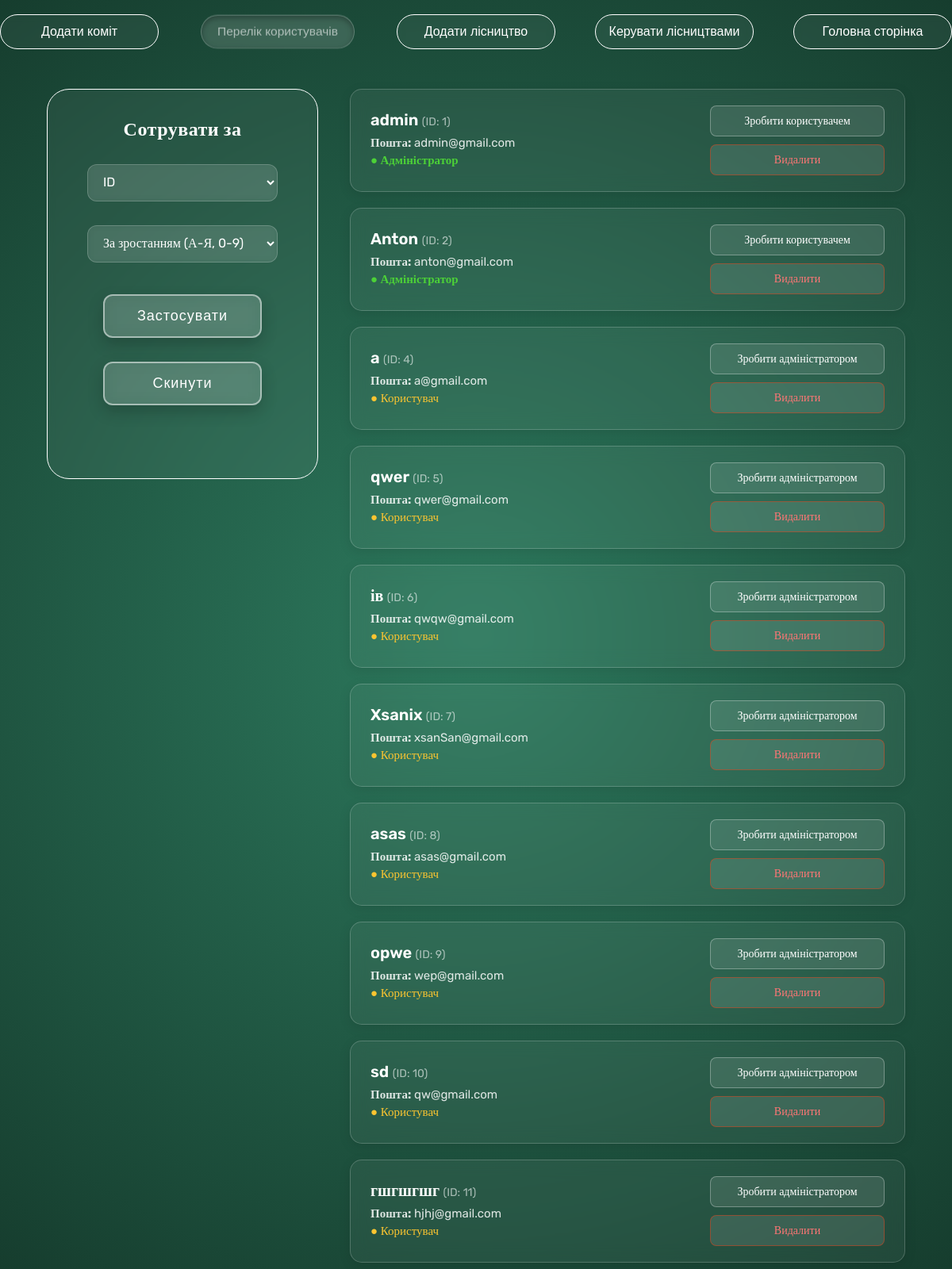
/all_users (signed in), run on the app's committed database.
### DB.py (models this page shows, shortened)
class User(UserMixin, db.Model):
    id = db.Column(db.Integer, primary_key=True)
    isAdmin = db.Column(db.Boolean, default=False)
    username = db.Column(db.String(150), unique=True, nullable=False)
    gmail = db.Column(db.String(150), unique=True, nullable=False)
    password_hash = db.Column(db.String(256), nullable=False)

### app.py (the view)
@app.route('/all_users', methods=['POST', 'GET'])
@login_required
@admin_required
def all_users():
    sort_by = request.args.get('sort', 'id')
    order = request.args.get('order', 'asc')
    valid_columns = ['id', 'username', 'gmail', 'isAdmin']
    if sort_by in valid_columns:
        column = getattr(User, sort_by)
        if order == 'desc':
            users = User.query.order_by(column.desc()).all()
        else:
            users = User.query.order_by(column.asc()).all()
    else:
        users = User.query.all()
    return render_template('all_user.html', users=users)

### app.py (called while the page is built)
@login_manager.user_loader
def load_user(user_id):
    return User.query.get(int(user_id))

### templates/all_user.html (shortened to what this page needs)
<!DOCTYPE html>
<html lang="en">
<head>
    <link rel="stylesheet" href="{{ url_for('static', filename='styles/admin-style.css') }}">
    <link rel="stylesheet" href="{{ url_for('static', filename='styles/btn-style.css')}}">
</head>
<body style="background: radial-gradient(circle at center, #2d7a5e 0%, #163d2e 100%);">
    <header>
        <a style="text-decoration: none;" href="{{ url_for('comits')}}"><button class="glass-button-white">Додати коміт</button></a>
        <a style="text-decoration: none;" href="{{ url_for('all_users') }}"><button class="glass-button-white active">Перелік користувачів</button></a>
        <a style="text-decoration: none;" href="{{ url_for('admin') }}"><button class="glass-button-white">Додати лісництво</button></a>
        <a style="text-decoration: none;" href="{{ url_for('change') }}"><button class="glass-button-white">Керувати лісництвами</button></a>
        <a style="text-decoration: none;" href="{{ url_for('main') }}"><button class="glass-button-white">Головна сторінка</button></a>
    </header>
    <div style="display: flex; justify-content: center; width: 100%; gap: 40px;">
        <div class="input-box box-litel" style="height: 450px; margin-top: 50px; position: sticky; top: 100px;">
            <h1 style="text-align: center;">Сотрувати за</h1>
            <form style="display: flex; flex-direction: column; align-items: center; margin-top: 10px;" action="{{ url_for('all_users') }}" method="GET">
                <div style="display: flex; flex-direction: column; align-items: center; justify-content: center; gap: 30px;">
                    <select name="sort" id="sort" class="input-box">
                        <option value="id" {% if request.args.get('sort') == 'id' %}selected{% endif %}>ID</option>
                    </select>
                    <select name="order" id="order" class="input-box">
                        <option value="asc" {% if request.args.get('order') == 'asc' %}selected{% endif %}>За зростанням (А-Я, 0-9)</option>
                    </select>
                </div>
                <div style="display: flex; flex-direction: column; align-items: center; gap: 30px;">
                    <button type="submit" class="submit-btn">Застосувати</button>
                    <a href="{{ url_for('all_users') }}"><button type="button" class="submit-btn">Скинути</button></a>
                </div>
            </form>
        </div>
        <main class="users-container">
            {% for user in users %}
            <div class="user-card">
                <div class="user-info">
                    <h3>{{ user.username }} <span style="font-size: 14px; font-weight: normal; opacity: 0.6;">(ID: {{ user.id }})</span></h3>
                    <p><strong>Пошта:</strong> {{ user.gmail }}</p>
                    {% if user.isAdmin %}
                        <p class="status-admin">● Адміністратор</p>
                    {% else %}
                        <p class="status-user">● Користувач</p>
                    {% endif %}
                </div>
                <div class="user-actions">
                    <form action="{{ url_for('toggle_admin', id=user.id) }}" method="POST" style="margin: 0;">
                        <button type="submit" class="action-btn" onclick="return confirm('Ви впевнені?')">
                            {% if user.isAdmin %}
                                Зробити користувачем
                            {% else %}
                                Зробити адміністратором
                            {% endif %}
                        </button>
                    </form>
                    <form action="{{ url_for('delete_user', id=user.id) }}" method="POST" style="margin: 0;">
                        <button type="submit" class="action-btn delete-btn" onclick="return confirm('Ви впевнені?')">Видалити</button>
                    </form>
                </div>
            </div>
            {% endfor %}
        </main>
    </div>
</body>
</html>

### static/styles/admin-style.css (style rules this page uses)
body { font-family: "Rubik"; }
header { top: 0px; position: sticky; display: flex; justify-content: center; gap: 50px; z-index: 200; }
h1 { font-size: 24px; color: #fff; margin-bottom: 10px; letter-spacing: 0.5px; }
form { margin-top: 80px; display: flex; justify-content: center; gap: 40px; }
.input-box { display: flex; flex-direction: column; gap: 10px; padding: 20px; background: rgba(255, 255, 255, 0.05); backdrop-filter: blur(5px); -webkit-backdrop-filter: blur(5px); border: 1px solid rgb(255, 255, 255); color: #fff; border-radius: 28px; font-size: 16px; font-weight: 400; }
.box-litel { width: 300px; }
.input-box input, .input-box select { width: 100%; box-sizing: border-box; padding: 12px 15px; background: rgba(255, 255, 255, 0.1); border: 1px solid rgba(255, 255, 255, 0.2); border-radius: 12px; color: #ffffff; font-size: 16px; font-family: inherit; outline: none; transition: all 0.3s ease; }
.input-box select option { background-color: #163d2e; color: #ffffff; }
.users-container { display: flex; flex-direction: column; gap: 20px; width: 100%; max-width: 700px; margin-top: 50px; }
.user-card { background: rgba(255, 255, 255, 0.05); backdrop-filter: blur(10px); -webkit-backdrop-filter: blur(10px); border: 1px solid rgba(255, 255, 255, 0.2); border-radius: 15px; padding: 20px 25px; color: white; display: flex; justify-content: space-between; align-items: center; box-shadow: 0 4px 15px rgba(0, 0, 0, 0.1); transition: transform 0.3s ease, background 0.3s ease; }
.user-info h3 { margin: 0 0 8px 0; font-size: 20px; font-weight: 600; }
.user-info p { margin: 4px 0; font-size: 15px; color: rgba(255, 255, 255, 0.85); }
.status-admin { color: #4cd137 !important; font-weight: 600; }
.status-user { color: #fbc531 !important; }
.user-actions { display: flex; flex-direction: column; gap: 10px; min-width: 220px; }
.action-btn { width: 100%; padding: 10px 15px; border-radius: 8px; border: 1px solid rgba(255, 255, 255, 0.3); background: rgba(255, 255, 255, 0.1); color: white; cursor: pointer; transition: all 0.3s ease; font-family: inherit; font-size: 14px; }
.delete-btn { border-color: rgba(232, 65, 24, 0.5); color: #ff7675; }

### static/styles/btn-style.css (style rules this page uses)
.glass-button-white { display: flex; align-items: center; justify-content: center; gap: 10px; width: 200px; padding: 12px; margin-top: 10px; background: rgba(255, 255, 255, 0.05); backdrop-filter: blur(5px); -webkit-backdrop-filter: blur(5px); border: 1px solid rgb(255, 255, 255); color: #fff; border-radius: 28px; font-size: 16px; font-weight: 400; cursor: pointer; transition: all 0.3s ease; }
.active { transform: scale(0.97); background: rgba(255, 255, 255, 0.15); color: rgba(255, 255, 255, 0.6); border-color: rgba(255, 255, 255, 0.2); box-shadow: inset 0 3px 8px rgba(0, 0, 0, 0.3); cursor: default; pointer-events: none; }
.submit-btn { width: 200px; background: rgba(255, 255, 255, 0.15); border: 2px solid rgba(255, 255, 255, 0.5); color: #ffffff; padding: 15px 40px; font-size: 18px; font-weight: 400; letter-spacing: 1px; border-radius: 12px; backdrop-filter: blur(10px); -webkit-backdrop-filter: blur(10px); cursor: pointer; transition: all 0.3s ease; box-shadow: 0 8px 20px rgba(0, 0, 0, 0.2); }
.action-btn { width: 100%; padding: 10px 15px; border-radius: 8px; border: 1px solid rgba(255, 255, 255, 0.3); background: rgba(255, 255, 255, 0.1); color: white; cursor: pointer; transition: all 0.3s ease; font-family: inherit; font-size: 14px; }
.delete-btn { border-color: rgba(232, 65, 24, 0.5); color: #ff7675; }

### data on the page
User: username "admin", id "1", gmail "admin@gmail.com", isAdmin "● Адміністратор"
User: username "Anton", id "2", gmail "anton@gmail.com", isAdmin "● Адміністратор"
User: username "a", id "4", gmail "a@gmail.com", isAdmin "● Користувач"
User: username "qwer", id "5", gmail "qwer@gmail.com", isAdmin "● Користувач"
User: username "ів", id "6", gmail "qwqw@gmail.com", isAdmin "● Користувач"
User: username "Xsanix", id "7", gmail "xsanSan@gmail.com", isAdmin "● Користувач"
User: username "asas", id "8", gmail "asas@gmail.com", isAdmin "● Користувач"
User: username "opwe", id "9", gmail "wep@gmail.com", isAdmin "● Користувач"
User: username "sd", id "10", gmail "qw@gmail.com", isAdmin "● Користувач"
User: username "гшгшгшг", id "11", gmail "hjhj@gmail.com", isAdmin "● Користувач"
